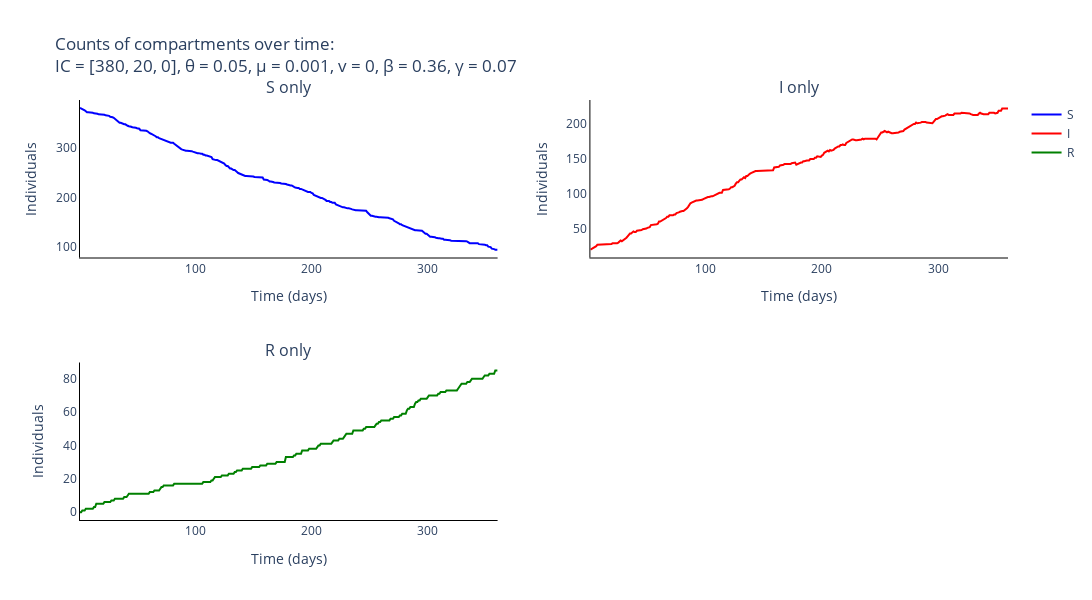

Notebook code cell kept with this figure:
### Markdown cell above
### Plot output of Gillespie for the different compartments of cells

### Code cell
# Trace names - represent the type of individuals for the simulation
trace_name = ['{}'.format(s) for s in compartments]

# Names of panels
panels = ['{} only'.format(s) for s in compartments]

fig = go.Figure()
fig = make_subplots(rows=int(np.ceil(len(panels)/2)), cols=2, subplot_titles=tuple('{}'.format(p) for p in panels))

# Add traces to the separate counts panels
for s, spec in enumerate(compartments):
    fig.add_trace(
        go.Scatter(
            y=np.mean(output_algorithm[:, :, s], axis=0).tolist(),
            x=times,
            mode='lines',
            name=trace_name[s],
            line_color=colours[s]
        ),
        row= int(np.floor(s / 2)) + 1,
        col= s % 2 + 1
    )

# Add axis labels
fig.update_layout(
    title='Counts of compartments over time:<br>IC = {}, θ = {}, μ = {}, v = {}, β = {:.2f}, γ = {:.2f}'.format(parameters[0:3], parameters[3], parameters[4], parameters[5], parameters[6], parameters[7]),
    width=1100, 
    height=600,
    plot_bgcolor='white',
    xaxis=dict(
        linecolor='black',
        title = 'Time (days)'
        ),
    yaxis=dict(
        linecolor='black',
        title = 'Individuals'),
    xaxis2=dict(
        linecolor='black',
        title = 'Time (days)'
        ),
    yaxis2=dict(
        linecolor='black',
        title = 'Individuals'),
    xaxis3=dict(
        linecolor='black',
        title = 'Time (days)'
        ),
    yaxis3=dict(
        linecolor='black',
        title = 'Individuals')
    #legend=dict(
    #    orientation="h",
    #    yanchor="bottom",
    #    y=1.02,
    #    xanchor="right",
    #    x=1
    #)
    )

fig.write_image('images/SIR-gillespie.pdf')
fig.show()

### Figure 1 — Plotly figure (JSON) as saved in the notebook; plotly's stock layout.template omitted (floating-point values rounded to 4 significant figures; data arrays with more than 128 entries replaced by an {"elided": "..."} marker saying what was removed)
{"data": [{"line": {"color": "blue"}, "mode": "lines", "name": "S", "type": "scatter", "x": {"elided": "360 int values"}, "xaxis": "x", "y": {"elided": "360 int values"}, "yaxis": "y"}, {"line": {"color": "red"}, "mode": "lines", "name": "I", "type": "scatter", "x": {"elided": "360 int values"}, "xaxis": "x2", "y": {"elided": "360 int values"}, "yaxis": "y2"}, {"line": {"color": "green"}, "mode": "lines", "name": "R", "type": "scatter", "x": {"elided": "360 int values"}, "xaxis": "x3", "y": {"elided": "360 int values"}, "yaxis": "y3"}], "layout": {"annotations": [{"font": {"size": 16}, "showarrow": false, "text": "S only", "x": 0.225, "xanchor": "center", "xref": "paper", "y": 1, "yanchor": "bottom", "yref": "paper"}, {"font": {"size": 16}, "showarrow": false, "text": "I only", "x": 0.775, "xanchor": "center", "xref": "paper", "y": 1, "yanchor": "bottom", "yref": "paper"}, {"font": {"size": 16}, "showarrow": false, "text": "R only", "x": 0.225, "xanchor": "center", "xref": "paper", "y": 0.375, "yanchor": "bottom", "yref": "paper"}], "height": 600, "plot_bgcolor": "white", "title": {"text": "Counts of compartments over time:<br>IC = [380, 20, 0], θ = 0.05, μ = 0.001, v = 0, β = 0.36, γ = 0.07"}, "width": 1100, "xaxis": {"anchor": "y", "domain": [0, 0.45], "linecolor": "black", "title": {"text": "Time (days)"}}, "xaxis2": {"anchor": "y2", "domain": [0.55, 1], "linecolor": "black", "title": {"text": "Time (days)"}}, "xaxis3": {"anchor": "y3", "domain": [0, 0.45], "linecolor": "black", "title": {"text": "Time (days)"}}, "xaxis4": {"anchor": "y4", "domain": [0.55, 1]}, "yaxis": {"anchor": "x", "domain": [0.625, 1], "linecolor": "black", "title": {"text": "Individuals"}}, "yaxis2": {"anchor": "x2", "domain": [0.625, 1], "linecolor": "black", "title": {"text": "Individuals"}}, "yaxis3": {"anchor": "x3", "domain": [0, 0.375], "linecolor": "black", "title": {"text": "Individuals"}}, "yaxis4": {"anchor": "x4", "domain": [0, 0.375]}}}
